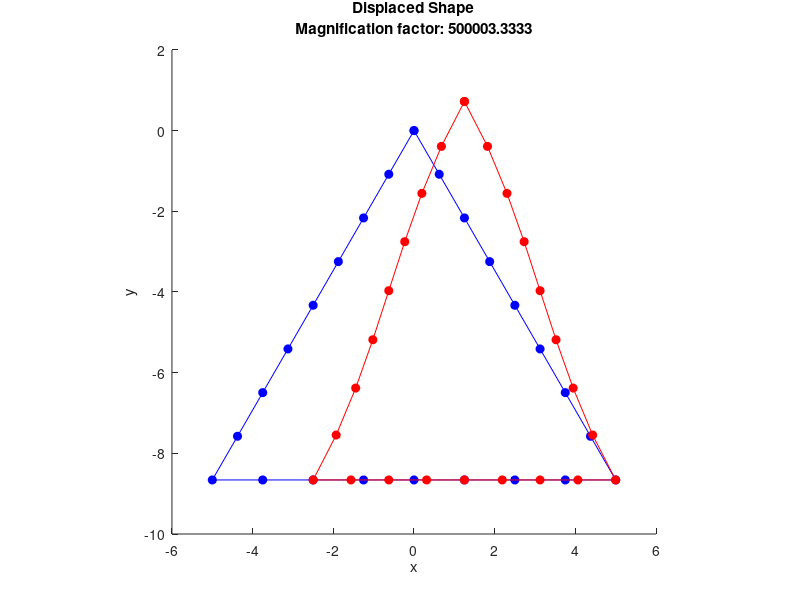
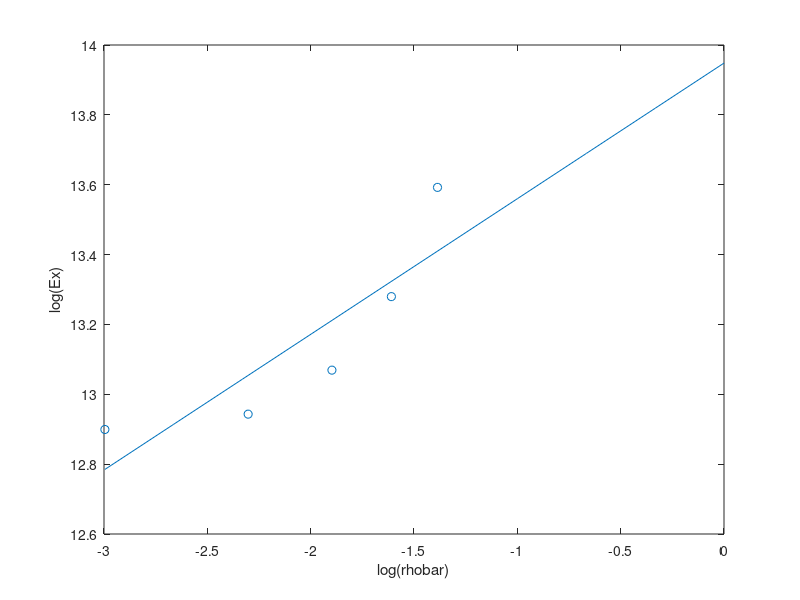

These charts were generated, in order, by the following MATLAB code: (Note: this script raises an error after producing the figures.)
% Triangular Lattice Unit
% Script by 2022 Group 10A

clear all
close all

%
% Section and material definition
%

% Assuming units are Newtons (N) and millimetres (mm)
% Assuming a rectangular cross-section
t = 1; % mm
b = 1; % unit value (mm)
E = 2000; % MPa
% Calculating cross-sectional properties
A = b*t;
I = b*t^3/12;
% Calculating structural stifness / rigidity
EA = E*A; % axial
EI = E*I; % bending
% to reduce axial deformation
EA=EA*1000;

%
% Mesh definition
%

% Setting up a matrix of node points for the triangle
% Setting the number of structural members
NumSM = 3;
% Setting the length of each structural member
LengthSM = 10; % mm
% Setting the number of elements making up each structural member
NumElemSM = 8;
% Calculating the number of elements required
NumElems = NumSM*NumElemSM;
% Calculating the number of nodes
NumNodes = NumElems;
% Setting the angle alpha from the figure
alpha = 60;
alpha = alpha*pi/180;
% Calculating the position of nodes at the end of structural members  
NodePoints = zeros(NumNodes,2);
NodePoints(1,:) = [0 0]; % node1
NodePoints(1*NumElemSM+1,:) = [LengthSM*cos(alpha) -LengthSM*sin(alpha)]; % node9
NodePoints(2*NumElemSM+1,:) = [-LengthSM*cos(alpha) -LengthSM*sin(alpha)]; % node17
% Calculating the position of nodes along the lengh of structural members
% using the psotions of the start and end nodes of structural members
for n=1:1:NumElemSM-1
    NodePoints(n+1,:) = NodePoints(1,:)+(NodePoints(1*NumElemSM+1,:)-NodePoints(1,:)).*n/NumElemSM; % nodes 2 to 8
    NodePoints(1*NumElemSM+n+1,:) = NodePoints(1*NumElemSM+1,:)+(NodePoints(2*NumElemSM+1,:)-NodePoints(1*NumElemSM+1,:)).*n/NumElemSM; % nodes 10 to 16
    NodePoints(2*NumElemSM+n+1,:) = NodePoints(2*NumElemSM+1,:)+(NodePoints(1,:)-NodePoints(2*NumElemSM+1,:)).*n/NumElemSM; % nodes 18 to 24
end

% Setting up a matrix of element definitions (start and end nodes)
ElemNodes = zeros(NumElems,2);
ElemNodes(:,1) = 1:1:NumNodes;
ElemNodes(:,2) = [2:1:NumNodes 1];

% Calculating element lengths
ElemLengths = zeros(NumElems,1);
for n=1:NumElems
    ElemLengths(n) = sqrt(sum(abs(NodePoints(ElemNodes(n,2),:)-NodePoints(ElemNodes(n,1),:)).^2));
end

% Setting up a matrix of element angles (transforming from local to global
% coordinate systems) for the triangle
ElemAngle = zeros(NumElems,1);
ElemAngle(1:NumElemSM) = -alpha; % element 1 to 8
ElemAngle(1+1*NumElemSM:2*NumElemSM) = -pi; % element 9 to 16
ElemAngle(1+2*NumElemSM:3*NumElemSM) = alpha; % element 17 to 24

%
% Building the structure stiffness matrix K
%

% Setting up the element stiffness matrix k for each element
k = zeros(6,6,NumElems);
% Setting it up this way allows for easy adaptation for elements with
% different lengths and different cross-sectional properties
for n=1:NumElems
    k(:,:,n) = [EA/ElemLengths(n) 0 0 -EA/ElemLengths(n) 0 0;
        0 12*EI/(ElemLengths(n)^3) 6*EI/(ElemLengths(n)^2) 0 -12*EI/(ElemLengths(n)^3) 6*EI/(ElemLengths(n)^2);
        0 6*EI/(ElemLengths(n)^2) 4*EI/ElemLengths(n) 0 -6*EI/(ElemLengths(n)^2) 2*EI/ElemLengths(n);
        -EA/ElemLengths(n) 0 0 EA/ElemLengths(n) 0 0;
        0 -12*EI/(ElemLengths(n)^3) -6*EI/(ElemLengths(n)^2) 0 12*EI/(ElemLengths(n)^3) -6*EI/(ElemLengths(n)^2);
        0 6*EI/(ElemLengths(n)^2) 2*EI/ElemLengths(n) 0 -6*EI/(ElemLengths(n)^2) 4*EI/ElemLengths(n)];
end
% Transforming the stiffness matrix k for each element
% from local to global to give kdash for each element
N = zeros(6,6,NumElems);
NQ = zeros(3,3,NumElems);
kdash = zeros(6,6,NumElems);
for n=1:NumElems
    % setting up a transformation matrix for all four quadrants
    % top-left and bottom-right quadrants of N contain trigonometric terms
    % top-right and bottom-left quadrants of N contain zero terms
    NQ(:,:,n) = [cos(ElemAngle(n)) sin(ElemAngle(n)) 0;...
        -sin(ElemAngle(n)) cos(ElemAngle(n)) 0;...
        0 0 1];
    N(1:3,1:3,n)=NQ(:,:,n);
    N(4:6,4:6,n)=NQ(:,:,n);
    kdash(:,:,n)=N(:,:,n)'*k(:,:,n)*N(:,:,n);
end

% Constructing the structure stiffness matrix K
% Noting that there are three degrees of freedom at every node
K = zeros(3*NumNodes,3*NumNodes);
% placing the top-left quadrant
for n=1:NumNodes
    clear a
    a=find(ElemNodes(:,1)==n);
    if isempty(a)~=1
        for m=1:length(a)
            K(1+(n-1)*3:n*3,1+(n-1)*3:n*3)=...
                K(1+(n-1)*3:n*3,1+(n-1)*3:n*3)+kdash(1:3,1:3,a(m));
        end
    end
end
%placing the bottom-right quadrant
for n=1:NumNodes
    clear a
    a=find(ElemNodes(:,2)==n);
    if isempty(a)~=1
        for m=1:length(a)
            K(1+(n-1)*3:n*3,1+(n-1)*3:n*3)=...
                K(1+(n-1)*3:n*3,1+(n-1)*3:n*3)+kdash(4:6,4:6,a(m));
        end
    end
end
% placing the top-right and bottom-left quadrant
for n=1:NumNodes
    clear a b
    a=find(ElemNodes(:,1)==n);
    if isempty(a)~=1
        b=ElemNodes(a,2);
        for m=1:length(a)
            K(1+(n-1)*3:n*3,1+(b(m)-1)*3:b(m)*3)=...
                K(1+(n-1)*3:n*3,1+(b(m)-1)*3:b(m)*3)+kdash(1:3,4:6,a(m));
            K(1+(b(m)-1)*3:b(m)*3,1+(n-1)*3:n*3)=...
                K(1+(b(m)-1)*3:b(m)*3,1+(n-1)*3:n*3)+kdash(4:6,1:3,a(m));
        end
    end
end

%
% Point load definition
%

% Loading depends on whether we are looking at behaviour
% in the global x or y direction

% Noting that at each node three loads could be applied
% Points loads in the x and y directions,
% and a moment load about the y axis

P = 1;
NodeLoads = zeros(3*NumNodes,1);

% Loading in the x direction
LoadedNode = 2*NumElemSM+1; % node17
NodeLoads(LoadedNode*3-2:LoadedNode*3) = [P 0 0];

% % Loading in the y direction
% LoadedNode = 1; % node1
% NodeLoads(LoadedNode*3-2:LoadedNode*3) = [0 -P 0];

%
% Boundary condition definition
%

% Boundary conditions depend on whether we are looking a behaviour
% in the global x or y direction

% Noting that at each node three restraints could be applied
% Preventing displacement in the x and y directions,
% and preventing rotation about the y axis

% We adjust the K matrix by setting rows and columns associated
% with the restrained degree of freedom to zero
% and the intersection to 1

% boundary conditons are set by listing the node and then the three DOFs
% indicating which ones are fixed at the node with a "1"

% Rotation restrictions to replicate the triangle being constrained with a
% triangular lattice network

FixRotNodes = [1 0 0 1; 1*NumElemSM+1 0 0 1; 2*NumElemSM+1 0 0 1]; % rotation fixed at all end nodes

% Loading in the x direction
RollerNode = [2*NumElemSM+1 0 1 0]; % node 17 fixed in the y direction
PinnedNode = [1*NumElemSM+1 1 1 0]; % node 9 fixed in the x and y direction
BCNodes = [RollerNode; PinnedNode; FixRotNodes];

% % Loading in the y direction
% RollerNode = [2*NumElemSM+1 0 1 0]; % node 17 fixed in the y direction
% PinnedNode = [1*NumElemSM+1 1 1 0]; % node 9 fixed in the x and y direction
% BCNodes = [RollerNode; PinnedNode; FixRotNodes];

% Finding the fixed DOFs
NumBCNodes = size(BCNodes,1);
FixedDOFs = zeros(1,sum(sum(BCNodes(:,2:4)~=0)));
a=0;
for n=1:NumBCNodes
    for m=2:4
        if BCNodes(n,m)==1
            a=a+1;
            FixedDOFs(a) = (BCNodes(n,1)-1)*3+(m-1);
        end
    end
end
clear a

% Adjusting the K matrix
for n=1:size(FixedDOFs,2)
    K(FixedDOFs(n),:)=0;
    K(:,FixedDOFs(n))=0;
    K(FixedDOFs(n),FixedDOFs(n))=1;
end

%
% Analysis
%

%
% Finding the node displacements
%

RawNodeDisps=(K^-1)*(NodeLoads);
% Reshape the resulting matrix
NodeDisps=reshape(RawNodeDisps,3,[]);
NodeDisps=NodeDisps';
% Calculating the displaced node positions
DispNodePoints = NodePoints+NodeDisps(:,1:2);

%
% Finding node forces and moments
%

% Calculating beam end force and moments (in global axis system)
BeamEndForcesGAS = zeros(NumElems,6);
for n=1:NumElems
    BeamEndForcesGAS(n,:) = (kdash(:,:,n)*[NodeDisps(ElemNodes(n,1),:)'; NodeDisps(ElemNodes(n,2),:)'])';  
end
% Calculating node external forces (in global axis system)
% This gives applied loading and reaction forces
NodeExternalForcesGAS = zeros(NumNodes,3);
for n=1:NumNodes
    NodeExternalForcesGAS(n,:) = sum(BeamEndForcesGAS(ElemNodes(:,2)==n,4:6),1) + sum(BeamEndForcesGAS(ElemNodes(:,1)==n,1:3),1);
end

% Calculating beam end force and moments (in the beam axis system)
% This gives axial forces, shear forces and bending moments
BeamEndForcesLAS = zeros(NumElems,6);
for n=1:NumElems
    BeamEndForcesLAS(n,:) = (k(:,:,n)*N(:,:,n)*[NodeDisps(ElemNodes(n,1),:)'; NodeDisps(ElemNodes(n,2),:)'])';
end
%Calculation of stress
Es=2; %given for nylon
stress=(P)/(LengthSM);
%Calculation of direct strain
epsilon=(DispNodePoints-NodePoints)/(LengthSM);
%calculation of lateral strain
%epsilon_lateral=-P/3*Es*t;
%Calculation of Young's modulus
Ex=stress./epsilon
%relative density 
rhobar=[0.05 0.1 0.15 0.2 0.25];

for n=1:5
    logrhobar(n)=log(rhobar(n));
    logEx(n)=log(Ex(n));
end

xabsis=linspace(min(logrhobar),0,10);

p = polyfit(logrhobar,logEx,1);
lininterp = polyval(p,xabsis);

a = lininterp(length(xabsis));
disp(a)
alpha = exp(a-log(Es));

beta = (lininterp(2)-lininterp(1))/(xabsis(2)-xabsis(1));
%
% Plotting the displaced shape
%

% Settting a magnification factor
MagFact = 0.25*LengthSM/max(max(abs(NodeDisps(:,1:2))));
PlotDispNodePoints = NodePoints+MagFact.*NodeDisps(:,1:2);

figure(1)
hold on
plot(NodePoints([1:end 1],1),NodePoints([1:end 1],2),'o - b','MarkerFaceColor','b');
plot(PlotDispNodePoints([1:end 1],1),PlotDispNodePoints([1:end 1],2),'o - r','MarkerFaceColor','r');
title({'Displaced Shape', ['Magnification factor: ', num2str(MagFact)]});
xlabel('x'); ylabel('y');
set(gca,'DataAspectRatio',[1 1 1]);

%Plotting Ex over rhobar to get alpha and beta values. 
figure (2)
plot(xabsis, lininterp);
hold on
scatter(logrhobar, logEx);
xlabel("log(rhobar)");
ylabel("log(Ex)");
title("alpha="+num2str(alpha)+", Beta="+num2str(beta));
hold off
%
% Plotting bending moment, axial force, and shear force diagrams
%

% Calculating beam direction and perpendicular vectors
ElemBeamVectors = zeros(NumElems,3);
ElemBeamNormVectors = zeros(NumElems,3);
ElemPerpVectors = zeros(NumElems,3);
for n=1:NumElems
    ElemBeamVectors(n,1:2) = NodePoints(ElemNodes(n,2),:)-NodePoints(ElemNodes(n,1),:);
    ElemBeamNormVectors(n,1:2) = ElemBeamVectors(n,1:2)./norm(ElemBeamVectors(n,1:2));
    ElemPerpVectors(n,:) = cross([0 0 1],ElemBeamNormVectors(n,:));
end

% Adopting a convention that means bending moments are plotted on the
% tension side of the element

% Setting a scale factor
BMScaleFact = 0.25*LengthSM/max(max(abs(BeamEndForcesLAS(:,[3 6]))));

figure(3)
hold on
plot(NodePoints([1:end 1],1),NodePoints([1:end 1],2),'o - k','MarkerFaceColor','k');
for n=1:NumElems
    pointA = NodePoints(ElemNodes(n,1),:);
    pointB = pointA + BeamEndForcesLAS(n,3)*ElemPerpVectors(n,1:2)*BMScaleFact;
    pointD = NodePoints(ElemNodes(n,2),:);
    pointC = pointD - BeamEndForcesLAS(n,6)*ElemPerpVectors(n,1:2)*BMScaleFact;
    plot([pointA(1) pointB(1) pointC(1) pointD(1)],...
        [pointA(2) pointB(2) pointC(2) pointD(2)],'- r');
end
title({'Bending Moment', '(plotted on the tension side)', ['Absolute maximum: ', num2str(max(max(abs(BeamEndForcesLAS(:,[3 6]))))), ' Nmm']});
xlabel('x'); ylabel('y');
set(gca,'DataAspectRatio',[1 1 1]);

% Adopting a convention that means tension axial force is plotted in red
% and compression axial force is plotted in blue

% Setting a scale factor
AFScaleFact = 0.25*LengthSM/max(max(abs(BeamEndForcesLAS(:,[1 4]))));

figure(4)
hold on
plot(NodePoints([1:end 1],1),NodePoints([1:end 1],2),'o - k','MarkerFaceColor','k');
for n=1:NumElems
    pointA = NodePoints(ElemNodes(n,1),:);
    pointB = pointA - BeamEndForcesLAS(n,1)*ElemPerpVectors(n,1:2)*AFScaleFact;
    pointD = NodePoints(ElemNodes(n,2),:);
    pointC = pointD + BeamEndForcesLAS(n,4)*ElemPerpVectors(n,1:2)*AFScaleFact;
    if -BeamEndForcesLAS(n,1) > 0 
        plot([pointA(1) pointB(1) pointC(1) pointD(1)],...
            [pointA(2) pointB(2) pointC(2) pointD(2)],'- r');
    elseif -BeamEndForcesLAS(n,1) < 0
        plot([pointA(1) pointB(1) pointC(1) pointD(1)],...
            [pointA(2) pointB(2) pointC(2) pointD(2)],'- b');
    end 
end
title({'Axial Force', '(blue: compression, red: tension)', ['Absolute maximum: ', num2str(max(max(abs(BeamEndForcesLAS(:,[1 4]))))), ' N']});
xlabel('x'); ylabel('y');
set(gca,'DataAspectRatio',[1 1 1]);

% Adopting a convention that means that positive shear forces point in the
% positive y axis direction on the beam

% Setting a scale factor
SFScaleFact = 0.25*LengthSM/max(max(abs(BeamEndForcesLAS(:,[2 5]))));

figure(5)
hold on
plot(NodePoints([1:end 1],1),NodePoints([1:end 1],2),'o - k','MarkerFaceColor','k');
for n=1:NumElems
    pointA = NodePoints(ElemNodes(n,1),:);
    pointB = pointA - BeamEndForcesLAS(n,2)*ElemPerpVectors(n,1:2)*SFScaleFact;
    pointD = NodePoints(ElemNodes(n,2),:);
    pointC = pointD + BeamEndForcesLAS(n,5)*ElemPerpVectors(n,1:2)*SFScaleFact;
    plot([pointA(1) pointB(1) pointC(1) pointD(1)],...
        [pointA(2) pointB(2) pointC(2) pointD(2)],'- r');
end
title({'Shear Force', ['Absolute maximum: ', num2str(max(max(abs(BeamEndForcesLAS(:,[2 5]))))), ' N']});
xlabel('x'); ylabel('y');
set(gca,'DataAspectRatio',[1 1 1]);

%
% Plotting the beam direction and perpendicular vectors
%

% Setting a scale factor
LASScaleFact = 0.5*max(ElemLengths);

figure(6)
hold on
plot(NodePoints([1:end 1],1),NodePoints([1:end 1],2),'o - k','MarkerFaceColor','k');
for n=1:NumElems
    pointA = NodePoints(ElemNodes(n,1),:);
    pointB = pointA+ElemBeamNormVectors(n,1:2).*LASScaleFact;
    pointC = pointA+ElemPerpVectors(n,1:2).*LASScaleFact;
    plot([pointA(1) pointB(1)], [pointA(2) pointB(2)], '- r');
    plot([pointA(1) pointC(1)], [pointA(2) pointC(2)], '- g');
    plot(pointA(1), pointA(2),'o b','MarkerFaceColor','b');
end
title('Beam Axes');
set(gca,'DataAspectRatio',[1 1 1]);

%%%% THE END %%%%


